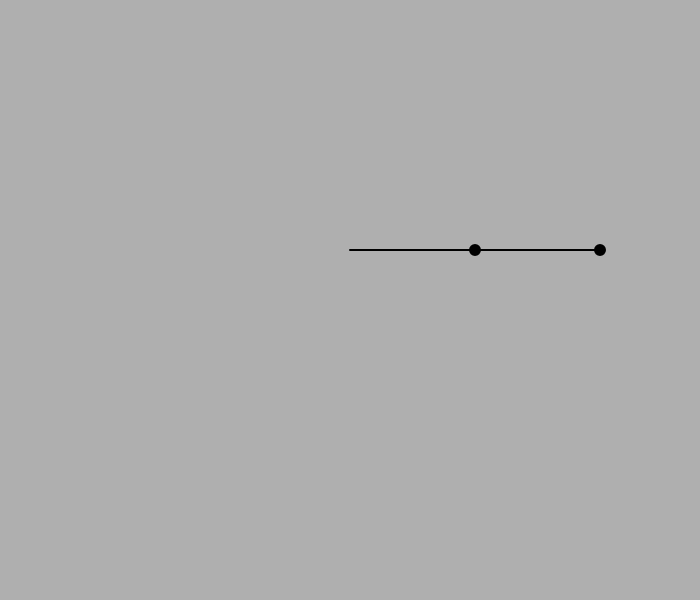
Frame 1 (no input)
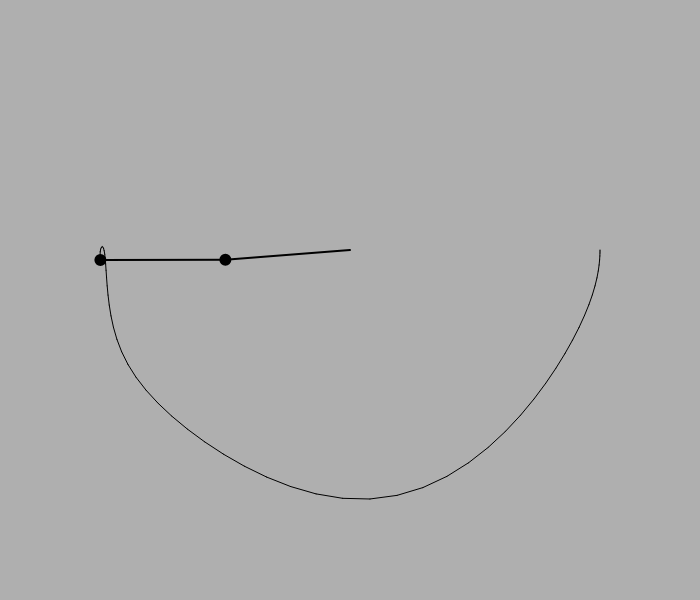
Frame 60 (no input)
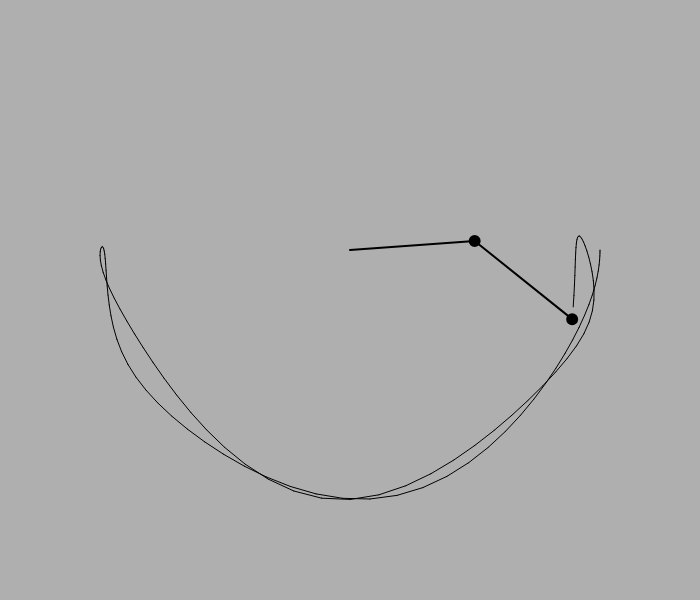
Frame 120 (the mouse pressed at the canvas centre since frame 60)

The p5.js sketch that drew these frames (run headless with seeded random() and noise() and a simulated clock; from frame 60 on, the mouse is pressed at the canvas centre):

// p5.js sketch
// ── sketch.js


let r1 = 125;
let r2 = 125;
let m1 = 10;
let m2 = 10;
let a1 = 0;
let a2 = 0;
let a1_v = 0;
let a2_v = 0;
let g = 1;

let px2 = -1;
let py2 = -1;
let cx, cy;

let buffer;

function setup() {
  createCanvas(700, 600);
  pixelDensity(1);
  a1 = PI / 2;
  a2 = PI / 2;
  cx = width / 2;
  cy = 250;
  buffer = createGraphics(width, height);
  buffer.background(175);
  buffer.translate(cx, cy);
}

function draw() {
  background(256);
  imageMode(CORNER);
  image(buffer, 0, 0, width, height);

  let num1 = -g * (2 * m1 + m2) * sin(a1);
  let num2 = -m2 * g * sin(a1 - 2 * a2);
  let num3 = -2 * sin(a1 - a2) * m2;
  let num4 = a2_v * a2_v * r2 + a1_v * a1_v * r1 * cos(a1 - a2);
  let den = r1 * (2 * m1 + m2 - m2 * cos(2 * a1 - 2 * a2));
  let a1_a = (num1 + num2 + num3 * num4) / den;

  num1 = 2 * sin(a1 - a2);
  num2 = a1_v * a1_v * r1 * (m1 + m2);
  num3 = g * (m1 + m2) * cos(a1);
  num4 = a2_v * a2_v * r2 * m2 * cos(a1 - a2);
  den = r2 * (2 * m1 + m2 - m2 * cos(2 * a1 - 2 * a2));
  let a2_a = (num1 * (num2 + num3 + num4)) / den;

  translate(cx, cy);
  stroke(0);
  strokeWeight(2);

  let x1 = r1 * sin(a1);
  let y1 = r1 * cos(a1);

  let x2 = x1 + r2 * sin(a2);
  let y2 = y1 + r2 * cos(a2);

  line(0, 0, x1, y1);
  fill(0);
  ellipse(x1, y1, m1, m1);

  line(x1, y1, x2, y2);
  fill(0);
  ellipse(x2, y2, m2, m2);

  a1_v += a1_a;
  a2_v += a2_a;
  a1 += a1_v;
  a2 += a2_v;

  // a1_v *= 0.99;
  // a2_v *= 0.99;

  buffer.stroke(0);
  if (frameCount > 1) {
    buffer.line(px2, py2, x2, y2);
  }

  px2 = x2;
  py2 = y2;
}
